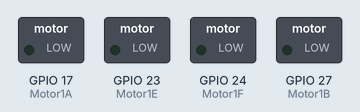
Simulated run of this program. Board: Raspberry Pi (BCM pin numbers). On the bench: switched loads named in the program (green lamp = pin HIGH). At 0.1 s the program stops and its outputs stay as they are.

Above: at 0.2 s.
Timing chart, 0 to 1.6 s (numbered marks = the images above):
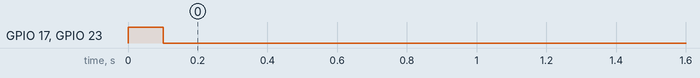

The program:

forward.py
```python
import RPi.GPIO as GPIO
from time import sleep


GPIO.setmode(GPIO.BCM)
GPIO.setwarnings(False)

Motor1A = 17
Motor1B = 27
Motor1E = 23
Motor1F = 24

GPIO.setup(Motor1A,GPIO.OUT)
GPIO.setup(Motor1B,GPIO.OUT)
GPIO.setup(Motor1E,GPIO.OUT)
GPIO.setup(Motor1F,GPIO.OUT)

#forward

GPIO.output(Motor1A,GPIO.HIGH)
GPIO.output(Motor1E,GPIO.HIGH)

sleep(0.1)

GPIO.cleanup()
```

Measured:
- by itself, GPIO 17 (Motor1A), GPIO 23 (Motor1E): LOW → HIGH at 0.00 s, → LOW 0.10 s later
